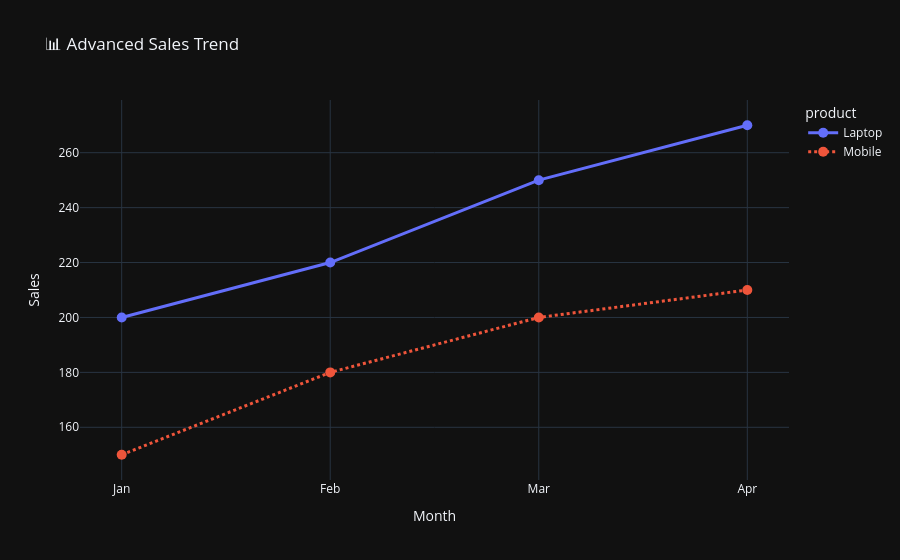

Here is the notebook cell this chart was saved with:
### Code cell
import pandas as pd
import plotly.express as px

# Sample dataset
data = {
    "month": ["Jan", "Feb", "Mar", "Apr", "Jan", "Feb", "Mar", "Apr"],
    "sales": [200, 220, 250, 270, 150, 180, 200, 210],
    "product": ["Laptop", "Laptop", "Laptop", "Laptop",
                "Mobile", "Mobile", "Mobile", "Mobile"]
}

df = pd.DataFrame(data)
fig = px.line(
    df,
    x="month",
    y="sales",
    color="product",          # multiple lines
    markers=True,             # show markers
    line_dash="product",      # different line styles
    title="Monthly Sales Comparison"
)

fig.update_layout(
    title="📊 Advanced Sales Trend",
    xaxis_title="Month",
    yaxis_title="Sales",
    template="plotly_dark"    # theme
)


fig.update_traces(
    marker=dict(size=10),
    line=dict(width=3)
)

fig.show()

### Figure 1 — Plotly figure (JSON) as saved in the notebook; plotly's stock layout.template omitted (floating-point values rounded to 4 significant figures)
{"data": [{"hovertemplate": "product=Laptop<br>month=%{x}<br>sales=%{y}<extra></extra>", "legendgroup": "Laptop", "line": {"color": "#636efa", "dash": "solid", "width": 3}, "marker": {"size": 10, "symbol": "circle"}, "mode": "lines+markers", "name": "Laptop", "orientation": "v", "showlegend": true, "type": "scatter", "x": ["Jan", "Feb", "Mar", "Apr"], "xaxis": "x", "y": [200, 220, 250, 270], "yaxis": "y"}, {"hovertemplate": "product=Mobile<br>month=%{x}<br>sales=%{y}<extra></extra>", "legendgroup": "Mobile", "line": {"color": "#EF553B", "dash": "dot", "width": 3}, "marker": {"size": 10, "symbol": "circle"}, "mode": "lines+markers", "name": "Mobile", "orientation": "v", "showlegend": true, "type": "scatter", "x": ["Jan", "Feb", "Mar", "Apr"], "xaxis": "x", "y": [150, 180, 200, 210], "yaxis": "y"}], "layout": {"legend": {"title": {"text": "product"}, "tracegroupgap": 0}, "title": {"text": "📊 Advanced Sales Trend"}, "xaxis": {"anchor": "y", "domain": [0, 1], "title": {"text": "Month"}}, "yaxis": {"anchor": "x", "domain": [0, 1], "title": {"text": "Sales"}}}}
